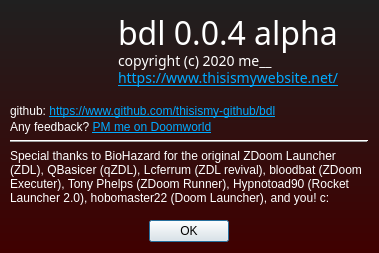
<?xml version="1.0" encoding="UTF-8"?>
<ui version="4.0">
 <class>aboutDialog</class>
 <widget class="QDialog" name="aboutDialog">
  <property name="geometry">
   <rect>
    <x>0</x>
    <y>0</y>
    <width>379</width>
    <height>253</height>
   </rect>
  </property>
  <property name="minimumSize">
   <size>
    <width>379</width>
    <height>253</height>
   </size>
  </property>
  <property name="maximumSize">
   <size>
    <width>379</width>
    <height>253</height>
   </size>
  </property>
  <property name="windowTitle">
   <string>About bdl</string>
  </property>
  <property name="windowIcon">
   <iconset resource="res.qrc">
    <normaloff>:/ui/BDL_icon.ico</normaloff>:/ui/BDL_icon.ico</iconset>
  </property>
  <property name="styleSheet">
   <string notr="true">QDialog {
background-color: qlineargradient(spread:pad, x1:0, y1:0, x2:0, y2:1, stop:0 rgba(50, 50, 50, 255), stop:1 rgba(85, 0, 0, 255));
background-color: qlineargradient(spread:pad, x1:0, y1:0, x2:0, y2:1, stop:0 rgba(32, 32, 32, 255), stop:1 rgba(64, 0, 0, 255));
}</string>
  </property>
  <layout class="QGridLayout" name="gridLayout">
   <property name="sizeConstraint">
    <enum>QLayout::SetNoConstraint</enum>
   </property>
   <property name="leftMargin">
    <number>0</number>
   </property>
   <property name="topMargin">
    <number>0</number>
   </property>
   <property name="rightMargin">
    <number>0</number>
   </property>
   <property name="horizontalSpacing">
    <number>0</number>
   </property>
   <property name="verticalSpacing">
    <number>6</number>
   </property>
   <item row="0" column="0">
    <widget class="QLabel" name="bdlLabel">
     <property name="sizePolicy">
      <sizepolicy hsizetype="Preferred" vsizetype="Preferred">
       <horstretch>0</horstretch>
       <verstretch>0</verstretch>
      </sizepolicy>
     </property>
     <property name="maximumSize">
      <size>
       <width>96</width>
       <height>96</height>
      </size>
     </property>
     <property name="cursor">
      <cursorShape>ArrowCursor</cursorShape>
     </property>
     <property name="autoFillBackground">
      <bool>false</bool>
     </property>
     <property name="text">
      <string/>
     </property>
     <property name="textFormat">
      <enum>Qt::PlainText</enum>
     </property>
     <property name="pixmap">
      <pixmap resource="res.qrc">:/ui/BDL_icon.ico</pixmap>
     </property>
     <property name="scaledContents">
      <bool>true</bool>
     </property>
     <property name="alignment">
      <set>Qt::AlignLeading|Qt::AlignLeft|Qt::AlignTop</set>
     </property>
     <property name="wordWrap">
      <bool>true</bool>
     </property>
     <property name="margin">
      <number>0</number>
     </property>
    </widget>
   </item>
   <item row="3" column="0" colspan="2">
    <widget class="Line" name="line">
     <property name="frameShadow">
      <enum>QFrame::Raised</enum>
     </property>
     <property name="lineWidth">
      <number>1</number>
     </property>
     <property name="orientation">
      <enum>Qt::Horizontal</enum>
     </property>
    </widget>
   </item>
   <item row="6" column="0" colspan="2">
    <widget class="QDialogButtonBox" name="okButton">
     <property name="orientation">
      <enum>Qt::Horizontal</enum>
     </property>
     <property name="standardButtons">
      <set>QDialogButtonBox::Ok</set>
     </property>
     <property name="centerButtons">
      <bool>true</bool>
     </property>
    </widget>
   </item>
   <item row="4" column="0" colspan="2">
    <widget class="QLabel" name="label">
     <property name="sizePolicy">
      <sizepolicy hsizetype="Preferred" vsizetype="Preferred">
       <horstretch>0</horstretch>
       <verstretch>0</verstretch>
      </sizepolicy>
     </property>
     <property name="frameShape">
      <enum>QFrame::NoFrame</enum>
     </property>
     <property name="frameShadow">
      <enum>QFrame::Raised</enum>
     </property>
     <property name="text">
      <string>&lt;html&gt;&lt;head/&gt;&lt;body&gt;&lt;p&gt;&lt;span style=&quot; color:#ffffff;&quot;&gt;Special thanks to BioHazard for the original ZDoom Launcher (ZDL), QBasicer (qZDL), Lcferrum (ZDL revival), bloodbat (ZDoom Executer), Tony Phelps (ZDoom Runner), Hypnotoad90 (Rocket Launcher 2.0), hobomaster22 (Doom Launcher), and you! c:&lt;/span&gt;&lt;/p&gt;&lt;/body&gt;&lt;/html&gt;</string>
     </property>
     <property name="alignment">
      <set>Qt::AlignLeading|Qt::AlignLeft|Qt::AlignTop</set>
     </property>
     <property name="wordWrap">
      <bool>true</bool>
     </property>
     <property name="margin">
      <number>0</number>
     </property>
     <property name="textInteractionFlags">
      <set>Qt::LinksAccessibleByMouse|Qt::TextSelectableByMouse</set>
     </property>
    </widget>
   </item>
   <item row="2" column="0" colspan="2">
    <widget class="QLabel" name="label_4">
     <property name="sizePolicy">
      <sizepolicy hsizetype="Preferred" vsizetype="Maximum">
       <horstretch>0</horstretch>
       <verstretch>0</verstretch>
      </sizepolicy>
     </property>
     <property name="styleSheet">
      <string notr="true">QLabel {
color: white;
}</string>
     </property>
     <property name="text">
      <string>&lt;html&gt;&lt;head/&gt;&lt;body&gt;&lt;p style=&quot;line-height:0.25&quot;&gt;github: &lt;a href=&quot;https://www.github.com/thisismy-github/bdl&quot;&gt;&lt;span style=&quot; text-decoration: underline; color:#00aaff;&quot;&gt;https://www.github.com/thisismy-github/bdl&lt;/span&gt;&lt;/a&gt;&lt;/p&gt;&lt;p&gt;Any feedback? &lt;a href=&quot;https://www.doomworld.com/messenger/compose/?to=28294&quot;&gt;&lt;span style=&quot; text-decoration: underline; color:#00aaff;&quot;&gt;PM me on Doomworld&lt;/span&gt;&lt;/a&gt;&lt;/p&gt;&lt;/body&gt;&lt;/html&gt;</string>
     </property>
     <property name="alignment">
      <set>Qt::AlignLeading|Qt::AlignLeft|Qt::AlignTop</set>
     </property>
     <property name="openExternalLinks">
      <bool>true</bool>
     </property>
     <property name="textInteractionFlags">
      <set>Qt::LinksAccessibleByMouse|Qt::TextSelectableByMouse</set>
     </property>
    </widget>
   </item>
   <item row="0" column="1">
    <layout class="QVBoxLayout" name="verticalLayout">
     <property name="spacing">
      <number>0</number>
     </property>
     <property name="sizeConstraint">
      <enum>QLayout::SetDefaultConstraint</enum>
     </property>
     <property name="leftMargin">
      <number>2</number>
     </property>
     <property name="topMargin">
      <number>10</number>
     </property>
     <property name="bottomMargin">
      <number>10</number>
     </property>
     <item>
      <widget class="QLabel" name="versionLabel">
       <property name="sizePolicy">
        <sizepolicy hsizetype="Preferred" vsizetype="Preferred">
         <horstretch>0</horstretch>
         <verstretch>0</verstretch>
        </sizepolicy>
       </property>
       <property name="maximumSize">
        <size>
         <width>250</width>
         <height>16777215</height>
        </size>
       </property>
       <property name="font">
        <font>
         <family>Microsoft YaHei Light</family>
         <pointsize>24</pointsize>
         <weight>50</weight>
         <italic>false</italic>
         <bold>false</bold>
         <underline>false</underline>
         <strikeout>false</strikeout>
         <stylestrategy>PreferDefault</stylestrategy>
         <kerning>true</kerning>
        </font>
       </property>
       <property name="layoutDirection">
        <enum>Qt::LeftToRight</enum>
       </property>
       <property name="styleSheet">
        <string notr="true">QLabel {
color: white;
}</string>
       </property>
       <property name="text">
        <string>&lt;html&gt;&lt;head/&gt;&lt;body&gt;&lt;p style=&quot;line-height:0.65&quot;&gt;bdl 0.0.4 alpha&lt;/p&gt;&lt;p style=&quot;line-height:0.22&quot;&gt;&lt;span style=&quot; font-size:10.5pt;&quot;&gt;copyright (c) 2020 me__&lt;/span&gt;&lt;/p&gt;&lt;p&gt;&lt;a href=&quot;https://www.thisismywebsite.net/&quot;&gt;&lt;span style=&quot; font-size:10.5pt; text-decoration: underline; color:#00aaff;&quot;&gt;https://www.thisismywebsite.net/&lt;/span&gt;&lt;/a&gt;&lt;/p&gt;&lt;/body&gt;&lt;/html&gt;</string>
       </property>
       <property name="alignment">
        <set>Qt::AlignBottom|Qt::AlignLeading|Qt::AlignLeft</set>
       </property>
       <property name="wordWrap">
        <bool>false</bool>
       </property>
       <property name="margin">
        <number>0</number>
       </property>
       <property name="indent">
        <number>0</number>
       </property>
       <property name="openExternalLinks">
        <bool>true</bool>
       </property>
       <property name="textInteractionFlags">
        <set>Qt::LinksAccessibleByMouse|Qt::TextSelectableByMouse</set>
       </property>
      </widget>
     </item>
    </layout>
   </item>
  </layout>
 </widget>
 <resources>
  <include location="res.qrc"/>
 </resources>
 <connections>
  <connection>
   <sender>okButton</sender>
   <signal>accepted()</signal>
   <receiver>aboutDialog</receiver>
   <slot>accept()</slot>
   <hints>
    <hint type="sourcelabel">
     <x>248</x>
     <y>254</y>
    </hint>
    <hint type="destinationlabel">
     <x>157</x>
     <y>274</y>
    </hint>
   </hints>
  </connection>
  <connection>
   <sender>okButton</sender>
   <signal>rejected()</signal>
   <receiver>aboutDialog</receiver>
   <slot>reject()</slot>
   <hints>
    <hint type="sourcelabel">
     <x>316</x>
     <y>260</y>
    </hint>
    <hint type="destinationlabel">
     <x>286</x>
     <y>274</y>
    </hint>
   </hints>
  </connection>
 </connections>
</ui>
